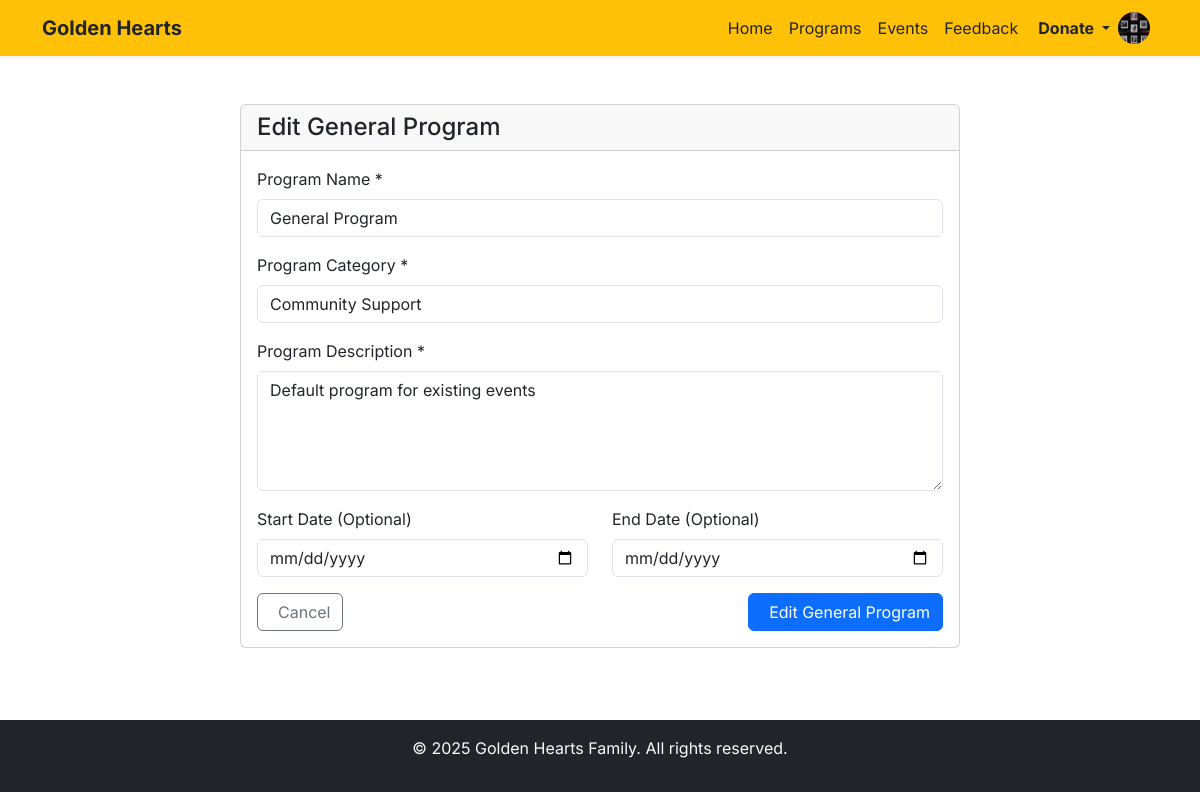
Screenshot of /programs/1/edit/ (signed in) with the database file from the repository.
### programs/models.py (models this page shows, shortened)
class Program(models.Model):
    CATEGORY_CHOICES = (
        ('health', 'Health'),
        ('education', 'Education'),
        ('environment', 'Environment'),
        ('community', 'Community Support'),
    )
    name = models.CharField(max_length=255, unique=True)
    description = models.TextField()
    category = models.CharField(max_length=50, choices=CATEGORY_CHOICES, default='community')
    start_date = models.DateField(null=True, blank=True)
    end_date = models.DateField(null=True, blank=True)
    created_by = models.ForeignKey(
        User, on_delete=models.SET_NULL, null=True, blank=True,
        limit_choices_to={'role': 'admin'}, related_name='created_programs'
    )
    is_active = models.BooleanField(default=True)
    date_created = models.DateTimeField(auto_now_add=True)
    class Meta:
        ordering = ['-date_created']
        verbose_name = 'Program'
        verbose_name_plural = 'Programs'

### programs/views.py (the view, shortened to what this page needs)
# urls.py: path('<int:pk>/edit/', views.ProgramUpdateView.as_view(), name='program_edit'),
class ProgramUpdateView(LoginRequiredMixin, UserPassesTestMixin, UpdateView):
    model = Program
    form_class = ProgramForm
    template_name = 'programs/program_form.html'
    def test_func(self):
        return AdminChecker.is_admin(self.request.user)
    def get_context_data(self, **kwargs):
        context = super().get_context_data(**kwargs)
        context['title'] = f'Edit {self.object.name}'
        return context

### programs/forms.py (shortened to what this page needs)
class ProgramForm(forms.ModelForm):
    class Meta:
        model = Program
        fields = ['name', 'description', 'category', 'start_date', 'end_date']
        widgets = {
            'name': forms.TextInput(attrs={'class': 'form-control'}),
            'description': forms.Textarea(attrs={'class': 'form-control', 'rows': 4}),
            'category': forms.Select(attrs={'class': 'form-control'}),
            'start_date': forms.DateInput(attrs={'type': 'date', 'class': 'form-control'}),
            'end_date': forms.DateInput(attrs={'type': 'date', 'class': 'form-control'}),
        }
        labels = {
            'name': 'Program Name',
            'description': 'Program Description',
            'category': 'Program Category',
            'start_date': 'Start Date (Optional)',
            'end_date': 'End Date (Optional)',
        }

### accounts/models.py (called while the page is built)
    def get_profile_picture_url(self):
        if self.profile_picture and hasattr(self.profile_picture, 'url'):
            try:
                if os.path.exists(self.profile_picture.path):
                    return self.profile_picture.url
            except (ValueError, FileNotFoundError):
                pass
        return None

### programs/views.py (called while the page is built)
    @staticmethod
    def is_admin(user):
        return user.is_authenticated and user.role == 'admin'

### programs/templates/programs/program_form.html (shortened to what this page needs)
{% extends 'base.html' %}
{% load static %}
{% block content %}
<div class="container py-4">
    <div class="row">
        <div class="col-lg-8 mx-auto">
            <div class="card">
                <div class="card-header">
                    <h2 class="h4 mb-0">{{ title }}</h2>
                </div>
                <div class="card-body">
                    <form method="post" novalidate>
                        <div class="mb-3">
                            <label for="{{ form.name.id_for_label }}" class="form-label">
                                {{ form.name.label }} *
                            </label>
                            {{ form.name }}
                        </div>
                        <div class="mb-3">
                            <label for="{{ form.category.id_for_label }}" class="form-label">
                                {{ form.category.label }} *
                            </label>
                            {{ form.category }}
                        </div>
                        <div class="mb-3">
                            <label for="{{ form.description.id_for_label }}" class="form-label">
                                {{ form.description.label }} *
                            </label>
                            {{ form.description }}
                        </div>
                        <div class="row">
                            <div class="col-md-6 mb-3">
                                <label for="{{ form.start_date.id_for_label }}" class="form-label">
                                    {{ form.start_date.label }}
                                </label>
                                {{ form.start_date }}
                            </div>
                            <div class="col-md-6 mb-3">
                                <label for="{{ form.end_date.id_for_label }}" class="form-label">
                                    {{ form.end_date.label }}
                                </label>
                                {{ form.end_date }}
                            </div>
                        </div>
                        <div class="d-flex justify-content-between">
                            <a href="{% url 'programs:program_list' %}" class="btn btn-outline-secondary">
                                 Cancel
                            </a>
                            <button type="submit" class="btn btn-primary">
                                 {{ title }}
                            </button>
                        </div>
                    </form>
                </div>
            </div>
        </div>
    </div>
</div>
{% endblock %}

### templates/base.html (style rules this page uses)
body { font-family: 'Inter', sans-serif; }

### programs/templates/programs/program_form.html (style rules this page uses)
textarea.form-control { min-height: 120px; resize: vertical; }

### rows the page displays
Program: name "General Program", category "Community Support", description "Default program for existing events"

### other values shown
{{ title }} "Edit General Program"
